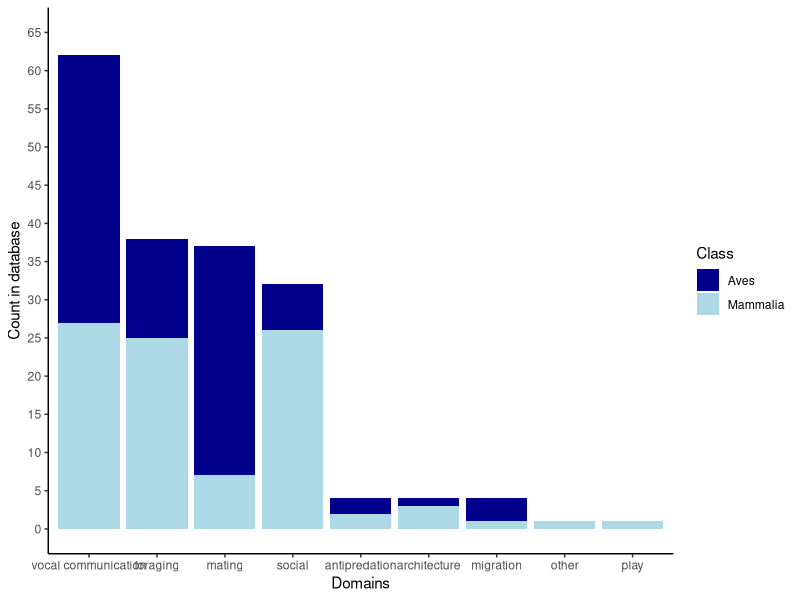

Here is the R script that generated this plot:
library(ggplot2)
library(viridis)
library(tidyverse)
library(here)
class_cats <- read.csv(here("Figures/data/class_cats.csv"))

class_cats_plot <- 
  ggplot(class_cats, aes(x = reorder(as.factor(domains), -table(domains)[domains]), fill = Class)) + 
  geom_bar() +  
  labs(x = "Domains", y = "Count in database") +
  scale_y_continuous(limits=c(0,65), breaks=seq(0,65,by=5)) +
  scale_fill_manual(values=c('darkblue', 'lightblue')) +
  theme_classic()

